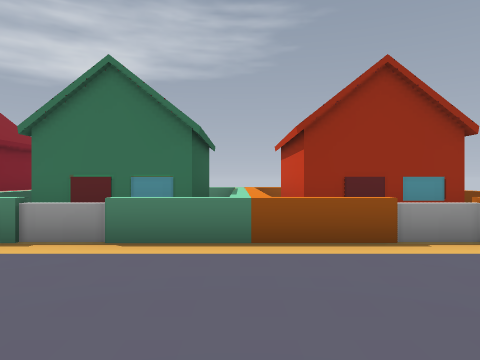
[1] (above)

24 first-person views from a walk through a level from a Godot 3-D game. The camera is 1.4 m above the floor, looks level and sees 70° across. The floor is counted in squares, 2 m on a side. Each view is taken from the middle of a square. On the plan, view 1 faces up. The plan holds only what a view shows up to about 11 squares ahead; the rest is blank. The place goes on beyond the plan.

[2]
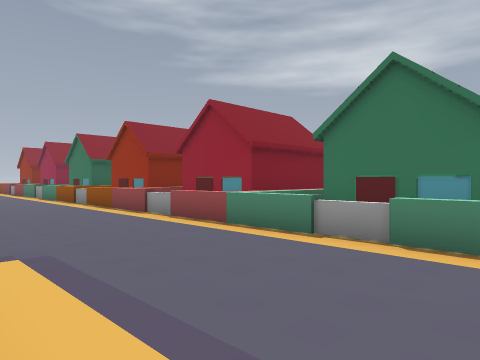

[3]
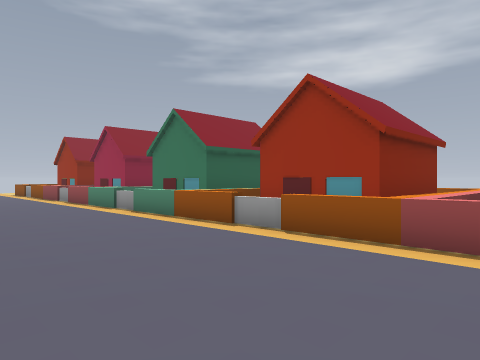

[4]
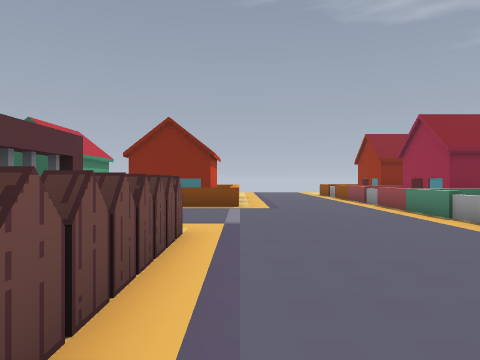

[5]
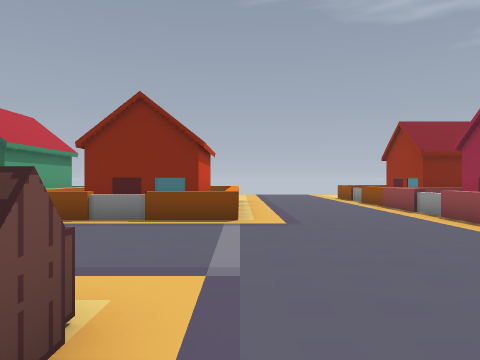

[6]
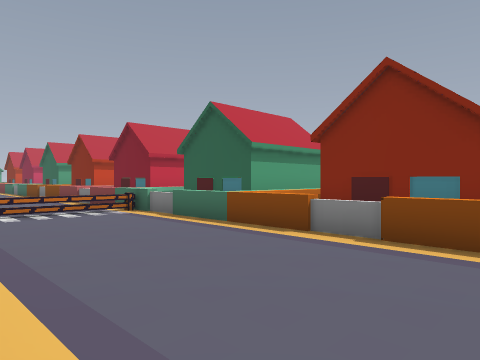

[7]
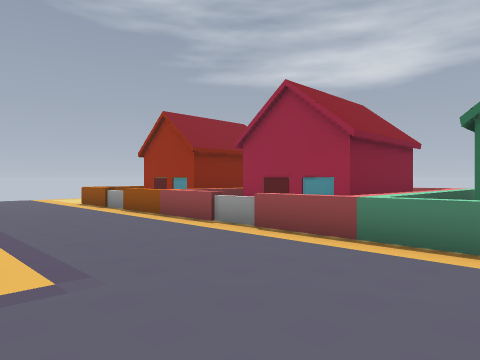

[8]
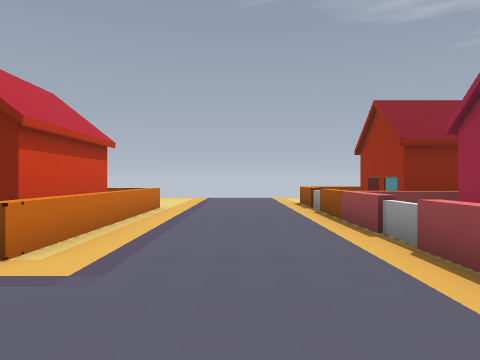

[9]
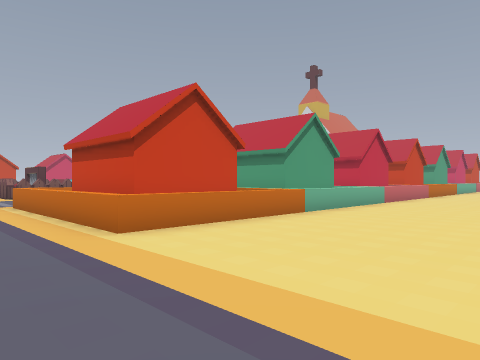

[10]
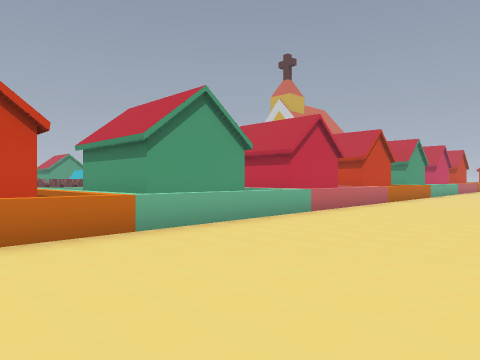

[11]
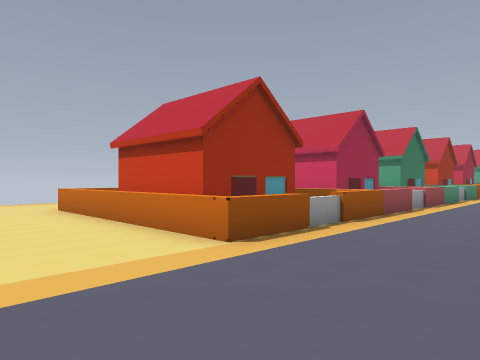

[12]
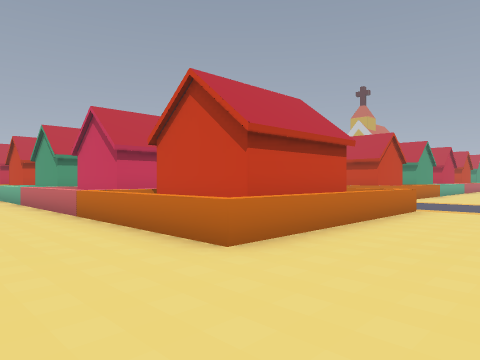

[13]
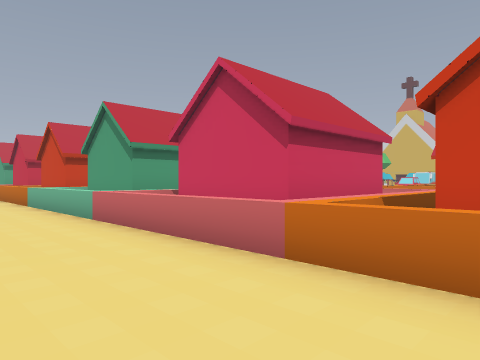

[14]
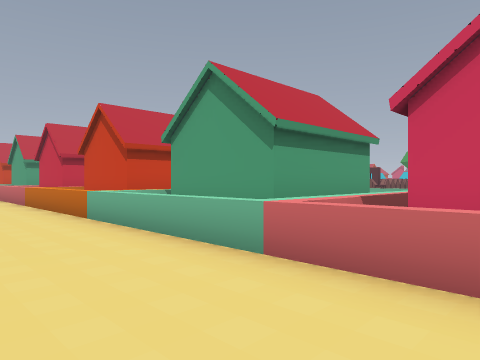

[15]
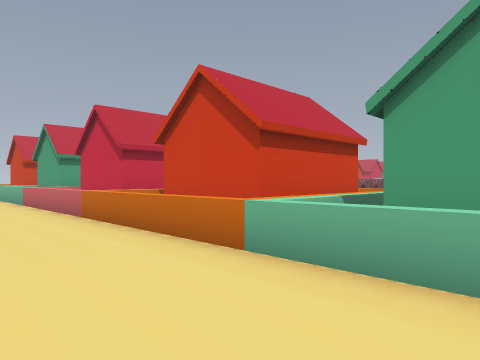

[16]
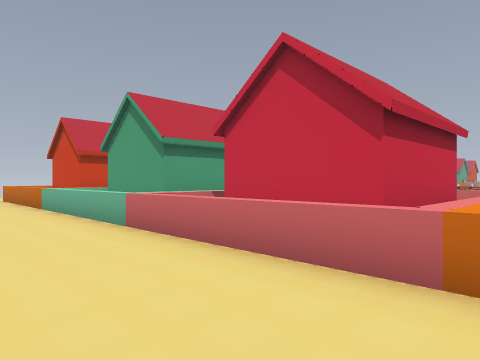

[17]
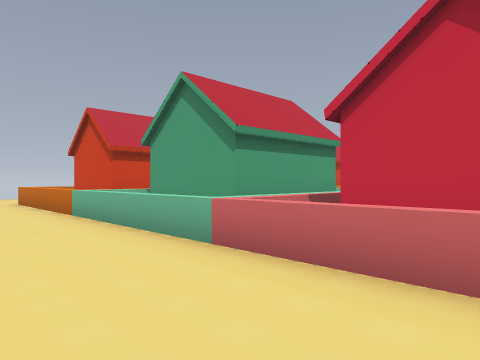

[18]
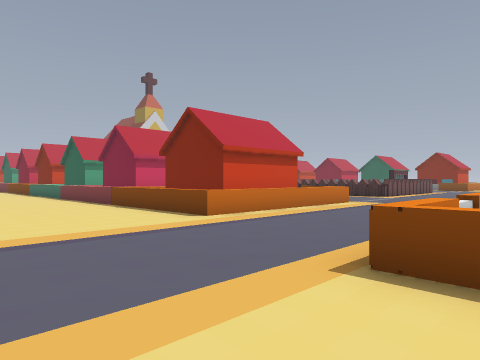

[19]
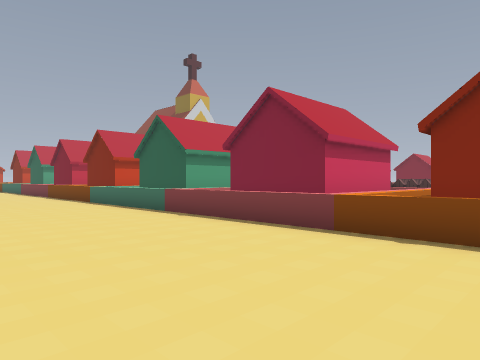

[20]
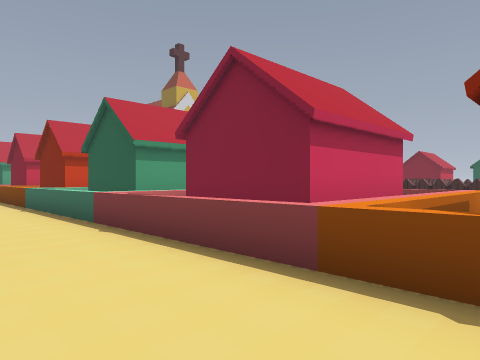

[21]
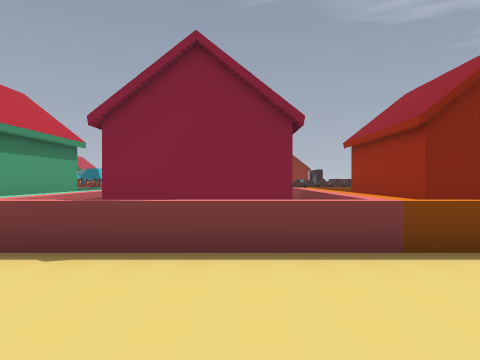

[22]
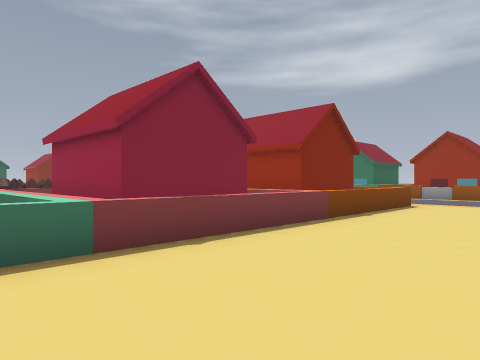

[23]
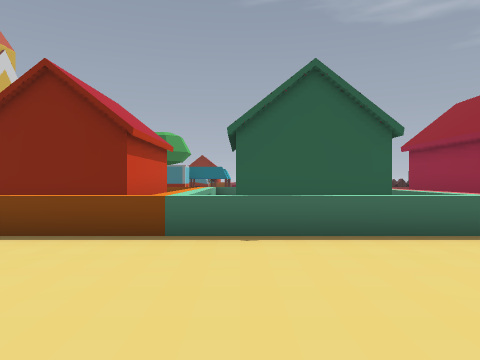

[24]
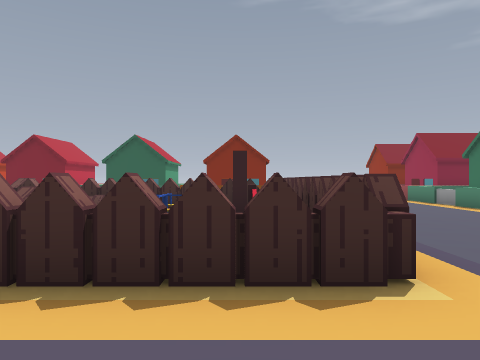

### Floor plan
Key: @ floor where view 1 was taken; # wall or solid block; . floor; = window, fence, low wall or low ledge; ^ raised ledge; H house; O other object.
Columns run from 28 left of view 1 to 7 right of it. Each row starts with its distance up from view 1.
 12 .... ............  ......
 11 ..............................
 10 .................................
  9 ...HHHHHHHHHHHHHHHHHHHHHHHHHHHHHH
  8  ..HHHHHHHHHHHHHHHHHHHHHHHHH HHHH
  7  ..HH HHH HHH  HH  HHH HHH HHH
  6  ..HH HHH HHH  HH  HHH HHH HHH  H
  5  ..HHHHHHHHH.HHHHHHHHHHHHHHHH.HHH...
  4 ...HHHHHHHHHHHHHHHHHHHHHHHHHHHHHH...
  3 ....................................
  2 ....................................
  1 ...................................
  0 .....HHHHHH...........   ...@......
 -1 .....HHHH.H....######..  H HHHH....
 -2 .....HH  HH....#### =...   H  H.....
 -3 .....HHHHHH....#    =..  H H  H.....
 -4 .....HHHHHH... #=   =.   HHHHHH.....
 -5 .....HHHHHH... #    =    HHHHHH.....
 -6  ....HH  HH... #    =    H H  H....
 -7  ....H   HH... #         H H  H....
 -8  ....HH HHH===^          HHHHHH....
 -9  ....HHHHHH               HHHHH....
-10  ....HH HHH..              HHHH....
-11   ...HH   H..              H  H....
-12   ...H                   H HHHH.....
-13   ...O                   H  HHH....
-14   ..                     H HHHH...

Positions as (right, up) in squares from view 1, and headings:
1: (0, 0), facing up
2: (0, 0), facing up-left
3: (-7, 0), facing up-left
4: (-9, 0), facing left
5: (-12, 0), facing left
6: (-14, 0), facing down-left
7: (-15, 0), facing up-left
8: (-15, 2), facing left
9: (-28, 2), facing down-right
10: (-28, -2), facing down-right
11: (-28, 1), facing up-right
12: (-28, 12), facing down-right
13: (-23, 12), facing down-right
14: (-19, 12), facing down-right
15: (-15, 12), facing down-right
16: (-9, 12), facing down-right
17: (-7, 12), facing down-right
18: (7, 5), facing down-left
19: (7, -2), facing down-left
20: (5, -3), facing down-left
21: (6, -6), facing left
22: (6, -10), facing up-left
23: (7, -12), facing left
24: (-5, -2), facing left
